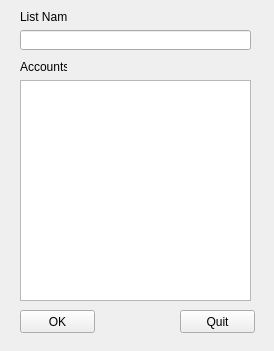
<?xml version="1.0" encoding="UTF-8"?>
<ui version="4.0">
 <class>addDialog</class>
 <widget class="QWidget" name="addDialog">
  <property name="geometry">
   <rect>
    <x>0</x>
    <y>0</y>
    <width>274</width>
    <height>351</height>
   </rect>
  </property>
  <property name="windowTitle">
   <string>addDialog</string>
  </property>
  <widget class="QPushButton" name="okButton">
   <property name="geometry">
    <rect>
     <x>20</x>
     <y>310</y>
     <width>75</width>
     <height>23</height>
    </rect>
   </property>
   <property name="text">
    <string>OK</string>
   </property>
  </widget>
  <widget class="QPushButton" name="quitButton">
   <property name="geometry">
    <rect>
     <x>180</x>
     <y>310</y>
     <width>75</width>
     <height>23</height>
    </rect>
   </property>
   <property name="text">
    <string>Quit</string>
   </property>
  </widget>
  <widget class="QPlainTextEdit" name="accountList">
   <property name="geometry">
    <rect>
     <x>20</x>
     <y>80</y>
     <width>231</width>
     <height>221</height>
    </rect>
   </property>
  </widget>
  <widget class="QLineEdit" name="listName">
   <property name="geometry">
    <rect>
     <x>20</x>
     <y>30</y>
     <width>231</width>
     <height>20</height>
    </rect>
   </property>
  </widget>
  <widget class="QLabel" name="label">
   <property name="geometry">
    <rect>
     <x>20</x>
     <y>10</y>
     <width>47</width>
     <height>13</height>
    </rect>
   </property>
   <property name="text">
    <string>List Name</string>
   </property>
  </widget>
  <widget class="QLabel" name="label_2">
   <property name="geometry">
    <rect>
     <x>20</x>
     <y>60</y>
     <width>47</width>
     <height>13</height>
    </rect>
   </property>
   <property name="text">
    <string>Accounts</string>
   </property>
  </widget>
 </widget>
 <layoutdefault spacing="6" margin="11"/>
 <resources/>
 <connections/>
</ui>
